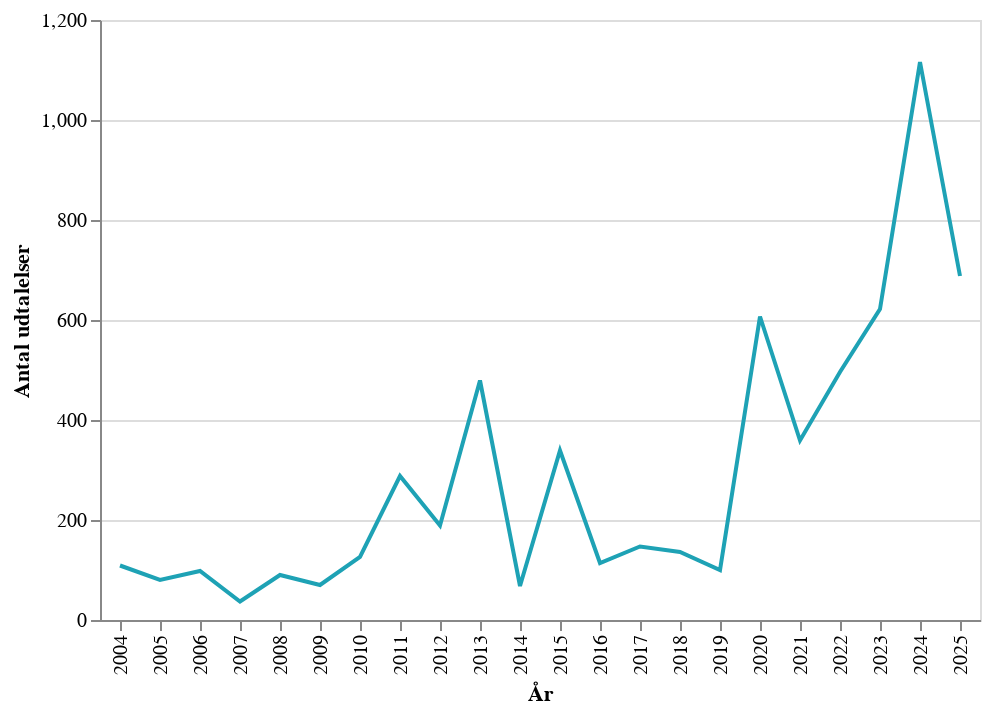

The notebook cell this image was saved under:
### Code cell
col_names = {"AntalUdtalelser": "Antal udtalelser"}
chart_data_dk = chart_data.rename(columns=col_names)

# Creating a chart in Danish
chart = (
    alt.Chart(chart_data_dk, width="container")
    .mark_line(color=my_custom_palette[0])
    .encode(x="År:O", y="Antal udtalelser:Q", tooltip=["År:O", "Antal udtalelser:Q"])
)
chart.save(".charts/html/figure_03_dk.html")
chart

### Figure 1 — Vega-Lite specification as saved in the notebook (floating-point values rounded to 4 significant figures)
{"config": {"view": {"continuousWidth": 300, "continuousHeight": 300}}, "data": {"name": "data-a775fceb4be313a07da638ee81d9df5c"}, "mark": {"type": "line", "color": "#1ea2b5"}, "encoding": {"tooltip": [{"field": "År", "type": "ordinal"}, {"field": "Antal udtalelser", "type": "quantitative"}], "x": {"field": "År", "type": "ordinal"}, "y": {"field": "Antal udtalelser", "type": "quantitative"}}, "width": "container", "$schema": "https://vega.github.io/schema/vega-lite/v6.1.0.json", "datasets": {"data-a775fceb4be313a07da638ee81d9df5c": [{"År": 2004, "Antal udtalelser": 109}, {"År": 2005, "Antal udtalelser": 80}, {"År": 2006, "Antal udtalelser": 98}, {"År": 2007, "Antal udtalelser": 37}, {"År": 2008, "Antal udtalelser": 90}, {"År": 2009, "Antal udtalelser": 70}, {"År": 2010, "Antal udtalelser": 126}, {"År": 2011, "Antal udtalelser": 288}, {"År": 2012, "Antal udtalelser": 189}, {"År": 2013, "Antal udtalelser": 479}, {"År": 2014, "Antal udtalelser": 68}, {"År": 2015, "Antal udtalelser": 339}, {"År": 2016, "Antal udtalelser": 114}, {"År": 2017, "Antal udtalelser": 147}, {"År": 2018, "Antal udtalelser": 136}, {"År": 2019, "Antal udtalelser": 100}, {"År": 2020, "Antal udtalelser": 607}, {"År": 2021, "Antal udtalelser": 359}, {"År": 2022, "Antal udtalelser": 496}, {"År": 2023, "Antal udtalelser": 622}, {"År": 2024, "Antal udtalelser": 1116}, {"År": 2025, "Antal udtalelser": 688}]}}
